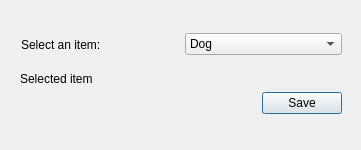
<?xml version="1.0" encoding="UTF-8"?>
<ui version="4.0">
 <class>Dialog</class>
 <widget class="QDialog" name="Dialog">
  <property name="geometry">
   <rect>
    <x>0</x>
    <y>0</y>
    <width>361</width>
    <height>150</height>
   </rect>
  </property>
  <property name="windowTitle">
   <string>Dialog</string>
  </property>
  <widget class="QLabel" name="label_2">
   <property name="geometry">
    <rect>
     <x>20</x>
     <y>70</y>
     <width>201</width>
     <height>17</height>
    </rect>
   </property>
   <property name="text">
    <string>Selected item</string>
   </property>
  </widget>
  <widget class="QWidget" name="">
   <property name="geometry">
    <rect>
     <x>21</x>
     <y>31</y>
     <width>321</width>
     <height>27</height>
    </rect>
   </property>
   <layout class="QHBoxLayout" name="horizontalLayout_2">
    <item>
     <widget class="QLabel" name="label">
      <property name="text">
       <string>Select an item:</string>
      </property>
     </widget>
    </item>
    <item>
     <widget class="QComboBox" name="comboBox">
      <item>
       <property name="text">
        <string>Dog</string>
       </property>
      </item>
      <item>
       <property name="text">
        <string>Cat</string>
       </property>
      </item>
      <item>
       <property name="text">
        <string>Lizard</string>
       </property>
      </item>
      <item>
       <property name="text">
        <string>Bird</string>
       </property>
      </item>
     </widget>
    </item>
   </layout>
  </widget>
  <widget class="QWidget" name="">
   <property name="geometry">
    <rect>
     <x>21</x>
     <y>90</y>
     <width>321</width>
     <height>27</height>
    </rect>
   </property>
   <layout class="QHBoxLayout" name="horizontalLayout">
    <item>
     <spacer name="horizontalSpacer">
      <property name="orientation">
       <enum>Qt::Horizontal</enum>
      </property>
      <property name="sizeHint" stdset="0">
       <size>
        <width>40</width>
        <height>20</height>
       </size>
      </property>
     </spacer>
    </item>
    <item>
     <widget class="QPushButton" name="btnSave">
      <property name="text">
       <string>Save</string>
      </property>
     </widget>
    </item>
   </layout>
  </widget>
 </widget>
 <resources/>
 <connections/>
</ui>
